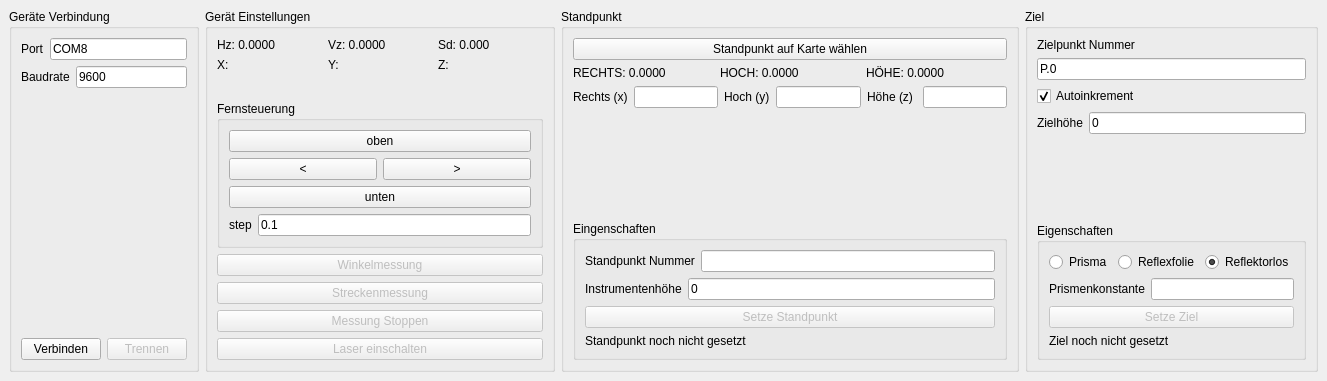
<?xml version="1.0" encoding="UTF-8"?>
<ui version="4.0">
 <class>QGISSokkiaDockWidgetBase</class>
 <widget class="QDockWidget" name="QGISSokkiaDockWidgetBase">
  <property name="geometry">
   <rect>
    <x>0</x>
    <y>0</y>
    <width>1327</width>
    <height>381</height>
   </rect>
  </property>
  <property name="windowTitle">
   <string>QGIS Sokkia Plugin</string>
  </property>
  <widget class="QWidget" name="dockWidgetContents">
   <layout class="QGridLayout" name="gridLayout">
    <item row="0" column="5">
     <widget class="QGroupBox" name="groupBox_3">
      <property name="title">
       <string>Ziel</string>
      </property>
      <layout class="QVBoxLayout" name="verticalLayout_4">
       <item>
        <widget class="QLabel" name="label_7">
         <property name="text">
          <string>Zielpunkt Nummer</string>
         </property>
        </widget>
       </item>
       <item>
        <widget class="QLineEdit" name="input_targetid">
         <property name="text">
          <string>P.0</string>
         </property>
        </widget>
       </item>
       <item>
        <widget class="QCheckBox" name="cb_autoincerement">
         <property name="text">
          <string>Autoinkrement</string>
         </property>
         <property name="checked">
          <bool>true</bool>
         </property>
        </widget>
       </item>
       <item>
        <layout class="QHBoxLayout" name="horizontalLayout_6">
         <item>
          <widget class="QLabel" name="label_5">
           <property name="text">
            <string>Zielhöhe</string>
           </property>
          </widget>
         </item>
         <item>
          <widget class="QLineEdit" name="input_th">
           <property name="inputMask">
            <string/>
           </property>
           <property name="text">
            <string>0</string>
           </property>
          </widget>
         </item>
        </layout>
       </item>
       <item>
        <spacer name="verticalSpacer_3">
         <property name="orientation">
          <enum>Qt::Vertical</enum>
         </property>
         <property name="sizeHint" stdset="0">
          <size>
           <width>20</width>
           <height>40</height>
          </size>
         </property>
        </spacer>
       </item>
       <item>
        <widget class="QGroupBox" name="groupBox_4">
         <property name="title">
          <string>Eigenschaften</string>
         </property>
         <layout class="QVBoxLayout" name="verticalLayout_5">
          <item>
           <layout class="QHBoxLayout" name="horizontalLayout_4">
            <item>
             <widget class="QRadioButton" name="radio_prism">
              <property name="text">
               <string>Prisma</string>
              </property>
              <attribute name="buttonGroup">
               <string notr="true">buttonGroup</string>
              </attribute>
             </widget>
            </item>
            <item>
             <widget class="QRadioButton" name="radio_reflex">
              <property name="text">
               <string>Reflexfolie</string>
              </property>
              <attribute name="buttonGroup">
               <string notr="true">buttonGroup</string>
              </attribute>
             </widget>
            </item>
            <item>
             <widget class="QRadioButton" name="radio_reflectorless">
              <property name="text">
               <string>Reflektorlos</string>
              </property>
              <property name="checked">
               <bool>true</bool>
              </property>
              <attribute name="buttonGroup">
               <string notr="true">buttonGroup</string>
              </attribute>
             </widget>
            </item>
           </layout>
          </item>
          <item>
           <layout class="QHBoxLayout" name="horizontalLayout_5">
            <item>
             <widget class="QLabel" name="label_6">
              <property name="text">
               <string>Prismenkonstante</string>
              </property>
             </widget>
            </item>
            <item>
             <widget class="QLineEdit" name="input_prismConstant"/>
            </item>
           </layout>
          </item>
          <item>
           <widget class="QPushButton" name="btn_setTarget">
            <property name="enabled">
             <bool>false</bool>
            </property>
            <property name="text">
             <string>Setze Ziel</string>
            </property>
           </widget>
          </item>
          <item>
           <widget class="QLabel" name="lbl_target">
            <property name="text">
             <string>Ziel noch nicht gesetzt</string>
            </property>
           </widget>
          </item>
         </layout>
        </widget>
       </item>
      </layout>
     </widget>
    </item>
    <item row="0" column="4">
     <widget class="QGroupBox" name="groupBox_2">
      <property name="title">
       <string>Standpunkt</string>
      </property>
      <layout class="QVBoxLayout" name="verticalLayout_3">
       <item>
        <widget class="QPushButton" name="btn_select_sp">
         <property name="text">
          <string>Standpunkt auf Karte wählen</string>
         </property>
        </widget>
       </item>
       <item>
        <layout class="QHBoxLayout" name="horizontalLayout_10">
         <item>
          <widget class="QLabel" name="lbl_x">
           <property name="text">
            <string>RECHTS: 0.0000</string>
           </property>
          </widget>
         </item>
         <item>
          <widget class="QLabel" name="lbl_y">
           <property name="layoutDirection">
            <enum>Qt::LeftToRight</enum>
           </property>
           <property name="text">
            <string>HOCH: 0.0000</string>
           </property>
          </widget>
         </item>
         <item>
          <widget class="QLabel" name="lbl_z">
           <property name="text">
            <string>HÖHE: 0.0000</string>
           </property>
          </widget>
         </item>
        </layout>
       </item>
       <item>
        <layout class="QHBoxLayout" name="horizontalLayout_11">
         <item>
          <widget class="QLabel" name="label_8">
           <property name="text">
            <string>Rechts (x)</string>
           </property>
          </widget>
         </item>
         <item>
          <widget class="QLineEdit" name="input_sp_x"/>
         </item>
         <item>
          <widget class="QLabel" name="lbl_x1">
           <property name="text">
            <string>Hoch (y)</string>
           </property>
          </widget>
         </item>
         <item>
          <widget class="QLineEdit" name="input_sp_y"/>
         </item>
         <item>
          <widget class="QLabel" name="label_9">
           <property name="text">
            <string>Höhe (z) </string>
           </property>
          </widget>
         </item>
         <item>
          <widget class="QLineEdit" name="input_sp_z"/>
         </item>
        </layout>
       </item>
       <item>
        <spacer name="verticalSpacer_2">
         <property name="orientation">
          <enum>Qt::Vertical</enum>
         </property>
         <property name="sizeHint" stdset="0">
          <size>
           <width>20</width>
           <height>40</height>
          </size>
         </property>
        </spacer>
       </item>
       <item>
        <widget class="QGroupBox" name="groupBox_5">
         <property name="title">
          <string>Eingenschaften</string>
         </property>
         <layout class="QVBoxLayout" name="verticalLayout_6">
          <item>
           <layout class="QHBoxLayout" name="horizontalLayout_7">
            <item>
             <widget class="QLabel" name="label_3">
              <property name="text">
               <string>Standpunkt Nummer</string>
              </property>
             </widget>
            </item>
            <item>
             <widget class="QLineEdit" name="input_standpoint"/>
            </item>
           </layout>
          </item>
          <item>
           <layout class="QHBoxLayout" name="horizontalLayout_8">
            <item>
             <widget class="QLabel" name="label_4">
              <property name="text">
               <string>Instrumentenhöhe</string>
              </property>
             </widget>
            </item>
            <item>
             <widget class="QLineEdit" name="input_ih">
              <property name="text">
               <string>0</string>
              </property>
             </widget>
            </item>
           </layout>
          </item>
          <item>
           <widget class="QPushButton" name="btn_setSp">
            <property name="enabled">
             <bool>false</bool>
            </property>
            <property name="text">
             <string>Setze Standpunkt</string>
            </property>
           </widget>
          </item>
          <item>
           <widget class="QLabel" name="lbl_sp">
            <property name="text">
             <string>Standpunkt noch nicht gesetzt</string>
            </property>
           </widget>
          </item>
         </layout>
        </widget>
       </item>
      </layout>
     </widget>
    </item>
    <item row="0" column="3">
     <widget class="QGroupBox" name="groupBox_6">
      <property name="minimumSize">
       <size>
        <width>350</width>
        <height>0</height>
       </size>
      </property>
      <property name="maximumSize">
       <size>
        <width>222</width>
        <height>16777215</height>
       </size>
      </property>
      <property name="title">
       <string>Gerät Einstellungen</string>
      </property>
      <layout class="QVBoxLayout" name="verticalLayout_7">
       <item>
        <layout class="QHBoxLayout" name="horizontalLayout_9">
         <item>
          <widget class="QLabel" name="lbl_ha">
           <property name="text">
            <string>Hz: 0.0000</string>
           </property>
          </widget>
         </item>
         <item>
          <widget class="QLabel" name="lbl_za">
           <property name="text">
            <string>Vz: 0.0000</string>
           </property>
          </widget>
         </item>
         <item>
          <widget class="QLabel" name="lbl_sd">
           <property name="text">
            <string>Sd: 0.000</string>
           </property>
          </widget>
         </item>
        </layout>
       </item>
       <item>
        <layout class="QHBoxLayout" name="horizontalLayout_12">
         <item>
          <widget class="QLabel" name="lbl_calc_x">
           <property name="text">
            <string>X: </string>
           </property>
          </widget>
         </item>
         <item>
          <widget class="QLabel" name="lbl_calc_y">
           <property name="text">
            <string>Y:</string>
           </property>
          </widget>
         </item>
         <item>
          <widget class="QLabel" name="lbl_calc_z">
           <property name="text">
            <string>Z:</string>
           </property>
          </widget>
         </item>
        </layout>
       </item>
       <item>
        <spacer name="verticalSpacer_4">
         <property name="orientation">
          <enum>Qt::Vertical</enum>
         </property>
         <property name="sizeHint" stdset="0">
          <size>
           <width>20</width>
           <height>40</height>
          </size>
         </property>
        </spacer>
       </item>
       <item>
        <widget class="QGroupBox" name="groupBox_7">
         <property name="title">
          <string>Fernsteuerung</string>
         </property>
         <layout class="QGridLayout" name="gridLayout_3">
          <item row="2" column="0">
           <widget class="QPushButton" name="btn_control_down">
            <property name="text">
             <string>unten</string>
            </property>
           </widget>
          </item>
          <item row="1" column="0">
           <layout class="QHBoxLayout" name="horizontalLayout_13">
            <item>
             <widget class="QPushButton" name="btn_control_left">
              <property name="text">
               <string>&lt;</string>
              </property>
             </widget>
            </item>
            <item>
             <widget class="QPushButton" name="btn_control_right">
              <property name="text">
               <string>&gt;</string>
              </property>
             </widget>
            </item>
           </layout>
          </item>
          <item row="0" column="0">
           <widget class="QPushButton" name="btn_control_up">
            <property name="text">
             <string>oben</string>
            </property>
           </widget>
          </item>
          <item row="3" column="0">
           <layout class="QHBoxLayout" name="horizontalLayout_14">
            <item>
             <widget class="QLabel" name="label_10">
              <property name="text">
               <string>step</string>
              </property>
             </widget>
            </item>
            <item>
             <widget class="QLineEdit" name="input_control_step">
              <property name="text">
               <string>0.1</string>
              </property>
             </widget>
            </item>
           </layout>
          </item>
         </layout>
        </widget>
       </item>
       <item>
        <widget class="QPushButton" name="btn_measure_a">
         <property name="enabled">
          <bool>false</bool>
         </property>
         <property name="text">
          <string>Winkelmessung</string>
         </property>
        </widget>
       </item>
       <item>
        <widget class="QPushButton" name="btn_measure">
         <property name="enabled">
          <bool>false</bool>
         </property>
         <property name="text">
          <string>Streckenmessung</string>
         </property>
        </widget>
       </item>
       <item>
        <widget class="QPushButton" name="btn_measure_stop">
         <property name="enabled">
          <bool>false</bool>
         </property>
         <property name="text">
          <string>Messung Stoppen</string>
         </property>
        </widget>
       </item>
       <item>
        <widget class="QPushButton" name="btn_laser">
         <property name="enabled">
          <bool>false</bool>
         </property>
         <property name="text">
          <string>Laser einschalten</string>
         </property>
        </widget>
       </item>
      </layout>
     </widget>
    </item>
    <item row="0" column="2">
     <widget class="QGroupBox" name="groupBox">
      <property name="maximumSize">
       <size>
        <width>250</width>
        <height>16777215</height>
       </size>
      </property>
      <property name="title">
       <string>Geräte Verbindung</string>
      </property>
      <layout class="QGridLayout" name="gridLayout_2">
       <item row="2" column="0">
        <spacer name="verticalSpacer">
         <property name="orientation">
          <enum>Qt::Vertical</enum>
         </property>
         <property name="sizeHint" stdset="0">
          <size>
           <width>20</width>
           <height>40</height>
          </size>
         </property>
        </spacer>
       </item>
       <item row="0" column="0">
        <layout class="QHBoxLayout" name="horizontalLayout_2">
         <item>
          <widget class="QLabel" name="label">
           <property name="frameShape">
            <enum>QFrame::NoFrame</enum>
           </property>
           <property name="text">
            <string>Port</string>
           </property>
          </widget>
         </item>
         <item>
          <widget class="QLineEdit" name="input_port">
           <property name="text">
            <string>COM8</string>
           </property>
          </widget>
         </item>
        </layout>
       </item>
       <item row="1" column="0">
        <layout class="QHBoxLayout" name="horizontalLayout_3">
         <item>
          <widget class="QLabel" name="label_2">
           <property name="text">
            <string>Baudrate</string>
           </property>
          </widget>
         </item>
         <item>
          <widget class="QLineEdit" name="input_baud">
           <property name="text">
            <string>9600</string>
           </property>
          </widget>
         </item>
        </layout>
       </item>
       <item row="4" column="0">
        <layout class="QHBoxLayout" name="horizontalLayout">
         <item>
          <widget class="QPushButton" name="btn_connect">
           <property name="text">
            <string>Verbinden</string>
           </property>
          </widget>
         </item>
         <item>
          <widget class="QPushButton" name="btn_disconnect">
           <property name="enabled">
            <bool>false</bool>
           </property>
           <property name="text">
            <string>Trennen</string>
           </property>
          </widget>
         </item>
        </layout>
       </item>
       <item row="3" column="0">
        <widget class="QgsProjectionSelectionWidget" name="mQgsProjectionSelectionWidget"/>
       </item>
      </layout>
     </widget>
    </item>
   </layout>
  </widget>
 </widget>
 <customwidgets>
  <customwidget>
   <class>QgsProjectionSelectionWidget</class>
   <extends>QWidget</extends>
   <header>qgsprojectionselectionwidget.h</header>
  </customwidget>
 </customwidgets>
 <resources/>
 <connections/>
 <buttongroups>
  <buttongroup name="buttonGroup"/>
 </buttongroups>
</ui>
